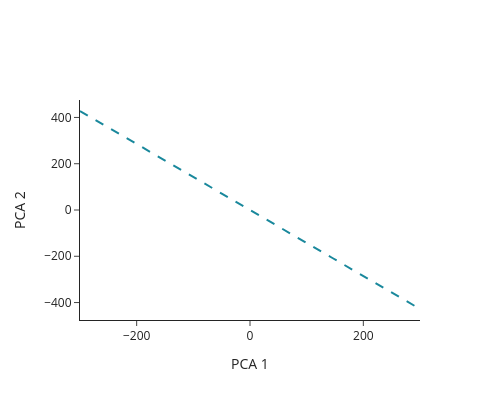

Notebook cell for this chart:
### Markdown cell above
Lastly, play around with the model and find a sentence that our linear probe **incorrectly classifies** as English (or, conversely, find a sentence that the linear probe incorrectly classifies as not English). Follow the steps we took in Exercise 2 to:
1. Collect the activation for the sentence using `model.trace()`,
2. Pass the activation into our linear probe, and print the probe's prediction,
3. Project the activation onto our PCA with `pca.transform()`, and 
4. Plot the new PCA-projected activation on top of our existing plot as a star.

We did the first step for you. Please implement steps 2-4 yourself.

*Hint: if you're replotting different input attempts, you can refresh the plot by re-running the cells above.*

### Code cell
YOUR_PROMPT = "croissant." # change the input! to play fair, keep the "." at the end of the prompt to match our data format 

with torch.no_grad():
  with model.trace(YOUR_PROMPT):
    # get activation at layer L & last token (:)
    activation = model.model.layers[LAYER].output[:, -1, :].save()

activation = activation.cpu().float().numpy()

###################### YOUR CODE HERE ######################
# 1. use `linear_probe.predict()` and print the prediction.
pass
print("Probe prediction: ", "...")

# 2. use `pca.transform()` to transform the activation into our 2D space.
pass

# 3. add a trace to the plot that plots the projected projection as a star.
pass
############################################################

fig.show()

### Figure 1 — Plotly figure (JSON) as saved in the notebook; plotly's stock layout.template omitted (floating-point values rounded to 4 significant figures; data arrays with more than 128 entries replaced by an {"elided": "..."} marker saying what was removed)
{"data": [{"line": {"color": "rgba(0, 124, 146, 0.9)", "dash": "dash", "width": 2}, "mode": "lines", "name": "English boundary", "type": "scatter", "x": {"elided": "200 float values"}, "y": {"elided": "200 float values"}}], "layout": {"height": 400, "width": 500, "xaxis": {"title": {"text": "PCA 1"}}, "yaxis": {"title": {"text": "PCA 2"}}}}
